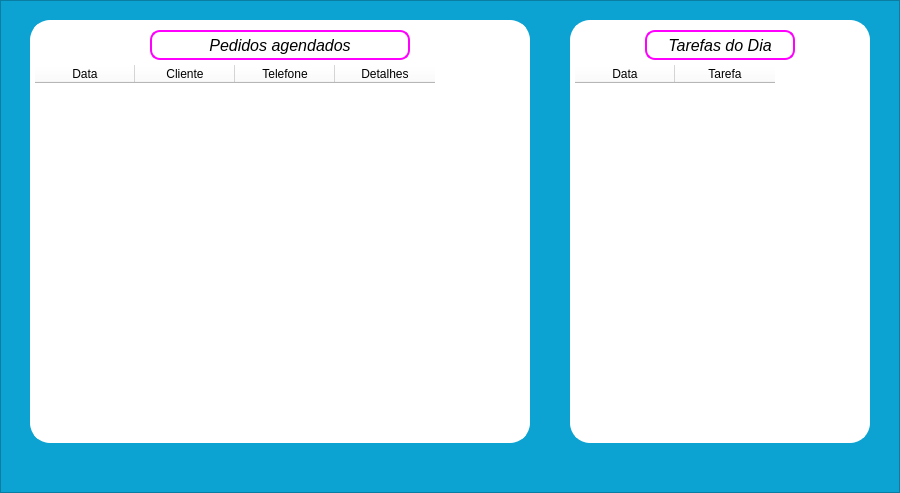
<?xml version="1.0" encoding="UTF-8"?>
<ui version="4.0">
 <class>frame_home</class>
 <widget class="QFrame" name="frame_home">
  <property name="geometry">
   <rect>
    <x>0</x>
    <y>0</y>
    <width>900</width>
    <height>493</height>
   </rect>
  </property>
  <property name="font">
   <font>
    <family>Segoe UI</family>
   </font>
  </property>
  <property name="windowTitle">
   <string>Frame</string>
  </property>
  <property name="styleSheet">
   <string notr="true"/>
  </property>
  <property name="frameShape">
   <enum>QFrame::StyledPanel</enum>
  </property>
  <property name="frameShadow">
   <enum>QFrame::Raised</enum>
  </property>
  <widget class="QFrame" name="ct_frame_inicio">
   <property name="geometry">
    <rect>
     <x>0</x>
     <y>0</y>
     <width>900</width>
     <height>493</height>
    </rect>
   </property>
   <property name="styleSheet">
    <string notr="true">background: #0CA3D2</string>
   </property>
   <property name="frameShape">
    <enum>QFrame::StyledPanel</enum>
   </property>
   <property name="frameShadow">
    <enum>QFrame::Raised</enum>
   </property>
   <widget class="QFrame" name="ct_pedidos">
    <property name="geometry">
     <rect>
      <x>30</x>
      <y>20</y>
      <width>500</width>
      <height>423</height>
     </rect>
    </property>
    <property name="styleSheet">
     <string notr="true">background: #FFF;
border: 5px solid #fFf;
border-radius: 20px;
</string>
    </property>
    <property name="frameShape">
     <enum>QFrame::StyledPanel</enum>
    </property>
    <property name="frameShadow">
     <enum>QFrame::Raised</enum>
    </property>
    <widget class="QLabel" name="lb_pedidos_agendados_2">
     <property name="geometry">
      <rect>
       <x>120</x>
       <y>10</y>
       <width>260</width>
       <height>30</height>
      </rect>
     </property>
     <property name="font">
      <font>
       <family>Segoe UI</family>
       <pointsize>12</pointsize>
       <weight>50</weight>
       <italic>true</italic>
       <bold>false</bold>
       <underline>false</underline>
      </font>
     </property>
     <property name="styleSheet">
      <string notr="true">color: #FFF;
border: 2px solid #ff00ff;
border-radius:10px;
background: #FFF;
color: #000</string>
     </property>
     <property name="text">
      <string>Pedidos agendados</string>
     </property>
     <property name="alignment">
      <set>Qt::AlignCenter</set>
     </property>
    </widget>
    <widget class="QTableWidget" name="tabela_pedidos">
     <property name="geometry">
      <rect>
       <x>5</x>
       <y>45</y>
       <width>490</width>
       <height>350</height>
      </rect>
     </property>
     <property name="font">
      <font>
       <family>Segoe UI</family>
       <pointsize>10</pointsize>
       <weight>50</weight>
       <bold>false</bold>
      </font>
     </property>
     <property name="styleSheet">
      <string notr="true">background: #FFF; border: none; border-radius: 0</string>
     </property>
     <property name="editTriggers">
      <set>QAbstractItemView::NoEditTriggers</set>
     </property>
     <attribute name="horizontalHeaderVisible">
      <bool>true</bool>
     </attribute>
     <attribute name="verticalHeaderVisible">
      <bool>false</bool>
     </attribute>
     <attribute name="verticalHeaderHighlightSections">
      <bool>true</bool>
     </attribute>
     <column>
      <property name="text">
       <string>Data</string>
      </property>
      <property name="font">
       <font>
        <family>Segoe UI</family>
       </font>
      </property>
     </column>
     <column>
      <property name="text">
       <string>Cliente</string>
      </property>
      <property name="font">
       <font>
        <family>Segoe UI</family>
       </font>
      </property>
     </column>
     <column>
      <property name="text">
       <string>Telefone</string>
      </property>
      <property name="font">
       <font>
        <family>Segoe UI</family>
       </font>
      </property>
     </column>
     <column>
      <property name="text">
       <string>Detalhes</string>
      </property>
      <property name="font">
       <font>
        <family>Segoe UI</family>
       </font>
      </property>
     </column>
    </widget>
   </widget>
   <widget class="QFrame" name="ct_pedidos_2">
    <property name="geometry">
     <rect>
      <x>570</x>
      <y>20</y>
      <width>300</width>
      <height>423</height>
     </rect>
    </property>
    <property name="styleSheet">
     <string notr="true">background: #FFF;
border: 2px solid #fff;
border-radius: 20px;</string>
    </property>
    <property name="frameShape">
     <enum>QFrame::StyledPanel</enum>
    </property>
    <property name="frameShadow">
     <enum>QFrame::Raised</enum>
    </property>
    <widget class="QLabel" name="lb_tarefas_agendadas_2">
     <property name="geometry">
      <rect>
       <x>75</x>
       <y>10</y>
       <width>150</width>
       <height>30</height>
      </rect>
     </property>
     <property name="font">
      <font>
       <family>Segoe UI</family>
       <pointsize>12</pointsize>
       <weight>50</weight>
       <italic>true</italic>
       <bold>false</bold>
       <underline>false</underline>
      </font>
     </property>
     <property name="styleSheet">
      <string notr="true">color: #FFF;
border: 2px solid #ff00ff;
border-radius:10px;
background: #FFF;
color: #000</string>
     </property>
     <property name="text">
      <string>Tarefas do Dia</string>
     </property>
     <property name="alignment">
      <set>Qt::AlignCenter</set>
     </property>
    </widget>
    <widget class="QTableWidget" name="tabela_tarefas">
     <property name="geometry">
      <rect>
       <x>5</x>
       <y>45</y>
       <width>290</width>
       <height>192</height>
      </rect>
     </property>
     <property name="styleSheet">
      <string notr="true">background: #FFF; border: none; border-radius: 0</string>
     </property>
     <column>
      <property name="text">
       <string>Data</string>
      </property>
      <property name="font">
       <font>
        <family>Segoe UI</family>
       </font>
      </property>
     </column>
     <column>
      <property name="text">
       <string>Tarefa</string>
      </property>
     </column>
    </widget>
   </widget>
  </widget>
 </widget>
 <resources/>
 <connections/>
</ui>
